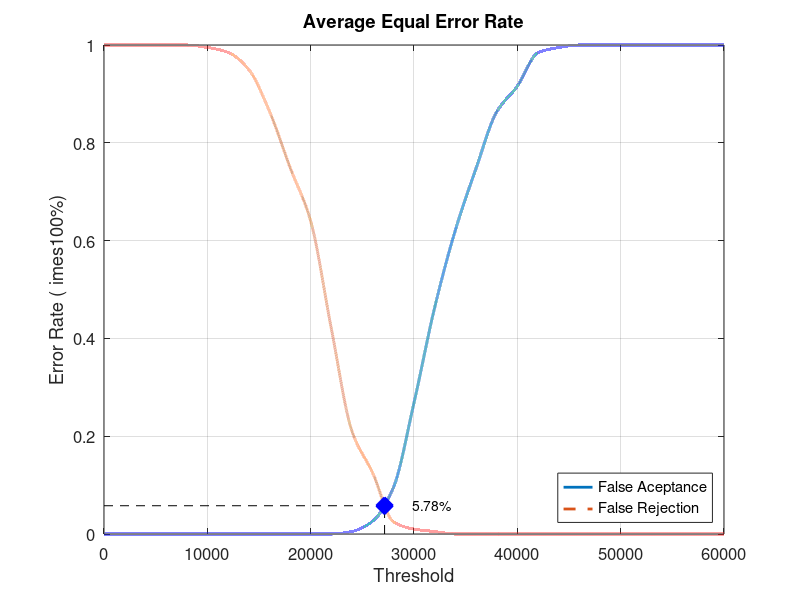
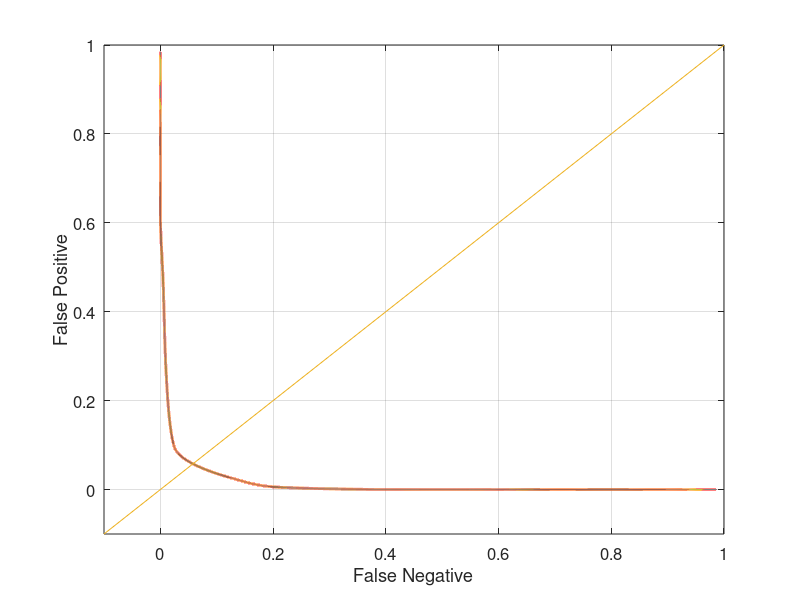

The MATLAB source for these figures, in order:
close all;
clear;
clc;
x = 0:2000:60000;
xq = 0:0.5:60000;

y0 = [0 0 0 0 0 0 0 0 0 0 0 0 0.00526316 0.0263158 0.0947368 0.268421 0.463158 0.621053 0.747368 0.863158 0.915789 0.984211 0.994737 1 1 1 1 1 1 1 1]
yy0 = interp1(x, y0, xq, 'pchip');
y1 = [1 1 1 1 1 0.995 0.985 0.95 0.865 0.75 0.64 0.42 0.21 0.125 0.025 0.01 0.005 0 0 0 0 0 0 0 0 0 0 0 0 0 0]
yy1 = interp1(x, y1, xq, 'pchip');

% Calculating EER: 
y2 = abs(y0 - y1);
find(y2 == min(y2))
yy2 = abs(yy0 - yy1);
xEER = find(yy2 == min(yy2));
xEERIndex = xq(xEER) % X-axis EER
yEER = yy0(xEER) % Y-axis EER

main = figure
plot(xq, yy0,'-','LineWidth', 2);	hold on
plot(xq, yy1,'--','LineWidth', 2);	hold on
plot([xEERIndex xEERIndex], [0 yEER], 'k--');	hold on
plot([0 xEERIndex], [yEER yEER], 'k--');	hold on
plot(xEERIndex, yEER, 'bx', 'LineWidth', 10);	hold on
text(xEERIndex + 10 * xEERIndex / 100, yEER, [num2str(round((10000 * yEER)) / 100) '%'])
legend('False Aceptance', 'False Rejection', 'Location', 'SouthEast')
xlabel('Threshold')
ylabel('Error Rate (	imes100%)')
title('Average Equal Error Rate')
set(gca, 'FontSize', 12)
axis([0 60000 0 1])
grid on

print(main, 'Database5_2Main', '-dpng');
FNRxFPR = figure('Color', [1 1 1]);
plot(yy1, yy0, '-', yy1, yy0, 'LineWidth', 2);
hold on
y = -0.1:0.1:1
plot(y, y); 
set(gca, 'FontSize', 12)
xlabel('False Negative')
ylabel('False Positive')
axis([-0.1 1 -0.1 1])
set(gca, 'FontSize', 12)
grid on

print(FNRxFPR, 'Database5_2FNRxFPR','-dpng');
